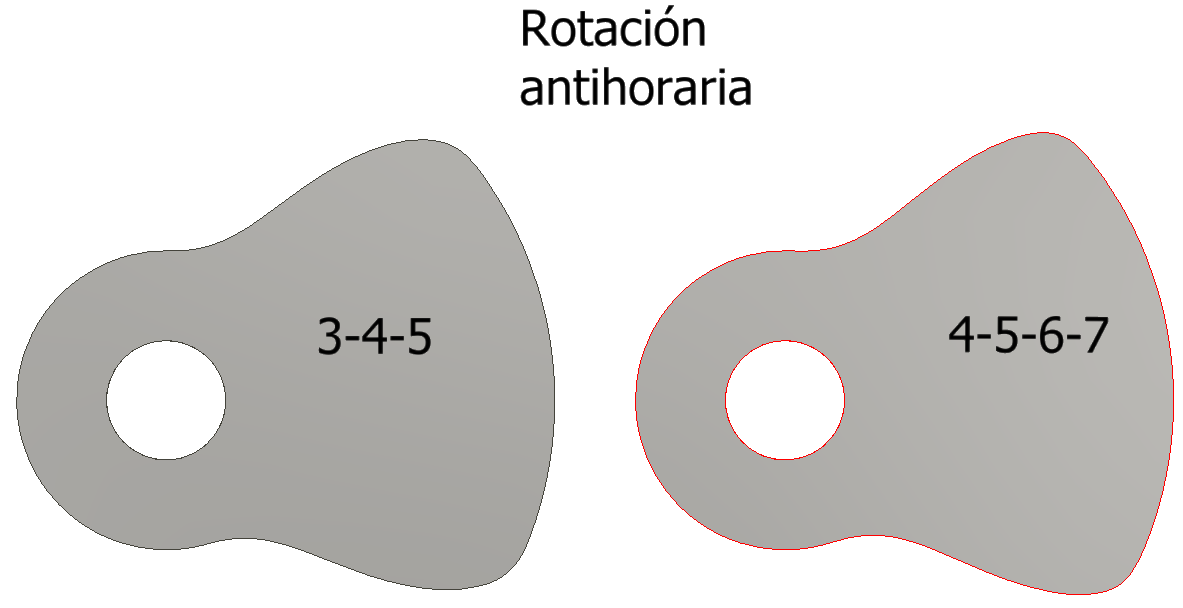
#> input picture cam_mechanism/CAD_levas/Grupo_3.PNG, 1183 x 608 px, found by its file name
$ python grupo_3_OK.py
#> lines starting #> are read from the running program, lines starting #| are printed output that depends on the picture
# Grupo 3:
# Diseñar una leva con doble detenimiento con un tipo de programa de movimiento RDFD para mover un seguidor en subida de 0 mm a 40 mm durante 55°, detenimiento en 40 mm durante 55°, bajada de 40 mm 0 mm durante 55°, y detenimiento en 0 mm en el resto del movimiento.

import numpy as np
import matplotlib.pyplot as plt
import matplotlib.image as mpimg

# Definition of beta, theta and omega
beta_1 = 55 # Change for every exercise
beta_2 = beta_1 * 2
beta_3 = beta_1 * 3
beta_4 = 361 - beta_3

theta_1 = np.arange(0, beta_1+1, 1)
theta_2 = np.arange(beta_1, beta_2+1, 1)
theta_3 = np.arange(beta_2, beta_3+1, 1)
theta_4 = np.arange(beta_3, 361, 1)
theta_4_fall = np.arange(0, beta_4, 1)

omega = 2*np.pi

# Maximum height of the follower
h = 40 # milimeters

# Polinomial 3-4-5
# Define the polinomial coefficients for the polinomial 3-4-5 as "c"
c3 = 10*h
c4 = -15*h
c5 = 6*h

# Follower position by intervals
d_low_11 = [0] * (beta_1+1)
d_low_12 = [0] * (beta_4)
s_rise_1 = c3*(theta_1/beta_1)**3 + c4*(theta_1/beta_1)**4 + c5*(theta_1/beta_1)**5
s_fall_1 = h - s_rise_1
d_high_1 = [h] * (beta_1+1) #  CHANGED THE ARGUMENT FOR [h] * [beta_1+1]

# Follower velocity

v_rise_1 = omega * 1/np.radians(beta_1) * (3*c3*(theta_1/beta_1)**2 +4*c4*(theta_1/beta_1)**3 +5*c5*(theta_1/beta_1)**4 )
v_fall_1 = -v_rise_1

# Follower acceleration
a_rise_1 = omega**2 * 1/np.radians(beta_1**2) * (6*c3*(theta_1/beta_1) + 12*c4*(theta_1/beta_1)**2 + 20*c5*(theta_1/beta_1)**3 )
a_fall_1 = -a_rise_1

# Follower jerk
j_rise_1 = omega**3 * 1/np.radians(beta_1**3) * (6*c3 + 24*c4*(theta_1/beta_1) + 60*c5*(theta_1/beta_1)**2 )
j_fall_1 = -j_rise_1

# Maximum values
max_v_1 = max(np.absolute(v_rise_1))
max_a_1 = max(np.absolute(a_rise_1))
max_j_1 = max(np.absolute(j_rise_1))


#______________________________________________________________________________________________________________________________________

# Define the polinomial coefficients for the polinomial 4-5-6-7 as "p"

p4 = 35*h
p5 = -84*h
p6 = 70*h
p7 = -20*h

# Follower position by intervals
d_low_2 = [0] * (beta_4)
s_rise_2 = p4*(theta_1/beta_1)**4 + p5*(theta_1/beta_1)**5 + p6*(theta_1/beta_1)**6 + p7*(theta_1/beta_1)**7
s_fall_2 = h - s_rise_2
d_high_2 = [h] * (beta_1+1) # CHANGED THE ARGUMENT FOR [h] * [beta_1+1]

# Follower velocity
v_rise_2 = omega * 1/np.radians(beta_1) * (4*p4*(theta_1/beta_1)**3 + 5*p5*(theta_1/beta_1)**4 + 6*p6*(theta_1/beta_1)**5 + 7*p7*(theta_1/beta_1)**6 )
v_fall_2 = -v_rise_2

# Follower acceleration
a_rise_2 = omega**2 * 1/np.radians(beta_1**2) * (12*p4*(theta_1/beta_1)**2 + 20*p5*(theta_1/beta_1)**3 + 30*p6*(theta_1/beta_1)**4 + 42*p7*(theta_1/beta_1)**5 )
a_fall_2 = -a_rise_2

# Follower jerk
j_rise_2 = omega**3 * 1/np.radians(beta_1**3) * (24*p4*(theta_1/beta_1) + 60*p5*(theta_1/beta_1)**2 + 120*p6*(theta_1/beta_1)**3 + 210*p7*(theta_1/beta_1)**4 )
j_fall_2 = -j_rise_2

# Maximum values
max_v_2 = max(np.absolute(v_rise_2))
max_a_2 = max(np.absolute(a_rise_2))
max_j_2 = max(np.absolute(j_rise_2))

# Print maximum values for the polinomial 3-4-5
print("The maximum values for the polinomial 3-4-5 are:")
print("The maximum velocity is: ", format(max_v_1, ".2f"), " mm/s")
print("The maximum acceleration is: ", format(max_a_1, ".2f"), " mm/s^2")
print("The maximum jerk is: ", format(max_j_1, ".2f"), " mm/s^3")
print()


# Print maximum values for the polinomial 4-5-6-7
print("The maximum values for the polinomial 4-5-6-7 are:")
print("The maximum velocity is: ", format(max_v_2, ".2f"), " mm/s")
print("The maximum acceleration is: ", format(max_a_2, ".2f"), " mm/s^2")
print("The maximum jerk is: ", format(max_j_2, ".2f"), " mm/s^3")

# ______________________________________________________________________________________________________________________________________
# Export the polinomials as a .txt file

# normalized polinomial 3-4-5

# x_1 = theta_1/beta_1
# y_1 = s_rise_1/h

# data_1 = np.column_stack((x_1, y_1))

# np.savetxt("grupo_1_polinomio_3-4-5.txt", data_1, delimiter = ";", fmt = "%.6f")

# # Normalized polinomial 4-5-6-7

# x_2 = theta_1/beta_1
# y_2 = s_rise_2/h

# data_2 = np.column_stack((x_2, y_2))

# np.savetxt("grupo_1_polinomio_4-5-6-7.txt", data_2, delimiter = ";", fmt = "%.6f")

# _______________________________________________________________________

# Import cam images

# HOME
image_path = "D:/OneDrive - Instituto Tecnológico Metropolitano/ITM/2. Teaching/2. Catedra/1. Mecanismos/Evaluación/6. Diseño_levas (20%)/Soluciones_ejercicios_levas/CAD_levas/Grupo_3.PNG"

# LAB
# image_path = "C:/Users/Oscar Monsalve/OneDrive - INSTITUTO TECNOLOGICO METROPOLITANO - ITM/ITM/2. Teaching/2. Catedra/1. Mecanismos/Evaluación/6. Diseño_levas (20%)/Soluciones_ejercicios_levas/CAD_levas/Grupo_3.PNG"

# Ubuntu
image_path = "/home/om/personal/coding/mechanisms/cam_mechanism/CAD_levas/Grupo_3.PNG"

image = mpimg.imread(image_path)
#> image is the input picture: shape (608, 1183, 4) float32; mean R, G, B, A 0.845, 0.841, 0.834, 1

# ________________________________________________________________________


# Plots for the polinomial 3-4-5

fig, p1 = plt.subplots(4, 1, sharex= True)

p1[0].plot(
    theta_1, s_rise_1,
    theta_2, d_high_1,
    theta_3, s_fall_1,
    theta_4, d_low_12,
    label = "Desplazamiento"
)

p1[1].plot(
    theta_1, v_rise_1,
    theta_2, d_low_11,
    theta_3, v_fall_1,
    theta_4, d_low_12,
    label = "Velocidad"
)

p1[2].plot(
    theta_1, a_rise_1,
    theta_2, d_low_11,
    theta_3, a_fall_1,
    theta_4, d_low_12,
    label = "Aceleración"
)

p1[3].plot(
    theta_1, j_rise_1,
    theta_2, d_low_11,
    theta_3, j_fall_1,
    theta_4, d_low_12,
    label = "Sobreaceleración"
)

# x-axis parameters
plt.xlabel(r"$\theta$ (°)")
plt.xlim([0,360])
plt.xticks([0, beta_1, beta_2, beta_3, 360])


# Plots for the polinomial 4-5-6-7

fig, p2 = plt.subplots(4, 1, sharex= True)

p2[0].plot(
    theta_1, s_rise_2,
    theta_2, d_high_2,
    theta_3, s_fall_2,
    theta_4, d_low_2,
    label = "Desplazamiento"
)

p2[1].plot(
    theta_1, v_rise_2,
    theta_2, d_low_11,
    theta_3, v_fall_2,
    theta_4, d_low_12,
    label = "Velocidad"
)

p2[2].plot(
    theta_1, a_rise_2,
    theta_2, d_low_11,
    theta_3, a_fall_2,
    theta_4, d_low_12,
    label = "Aceleración"
)

p2[3].plot(
    theta_1, j_rise_2,
    theta_2, d_low_11,
    theta_3, j_fall_2,
    theta_4, d_low_12,
    label = "Sobreaceleración"
)

# x-axis parameters
plt.xlabel(r"$\theta$ (°)")
plt.xlim([0,360])
plt.xticks([0, beta_1, beta_2, beta_3, 360])


# Titles for both plots
p1[0].set_title("Diagrama S V A J: polinomio 3-4-5")
p2[0].set_title("Diagrama S V A J: polinomio 4-5-6-7")

# y-axis titles for both plots
p1[0].set_ylabel("s (mm)", fontsize=12)
p1[1].set_ylabel("v (mm/s)", fontsize=12)
p1[2].set_ylabel("a $(mm/s^2)$", fontsize=12)
p1[3].set_ylabel("j $(mm/s^3)$", fontsize=12)

p2[0].set_ylabel("s (mm)", fontsize=12)
p2[1].set_ylabel("v (mm/s)", fontsize=12)
p2[2].set_ylabel("a $(mm/s^2)$", fontsize=12)
p2[3].set_ylabel("j $(mm/s^3)$", fontsize=12)


# Plot the imported image of the cam
plt.figure()
plt.imshow(image)

# Title
plt.title("Modelo CAD de la leva", fontsize=14)
plt.xticks([])
plt.yticks([])

plt.tight_layout()
plt.show()
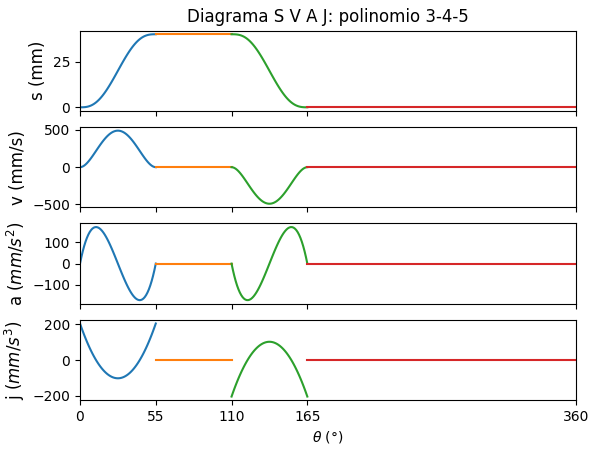
#> figure drawn by matplotlib, 4 panels; panel 4: curve peaks at x = 0, y = 205; panel 4: curve peaks at x = 138, y = 102.4
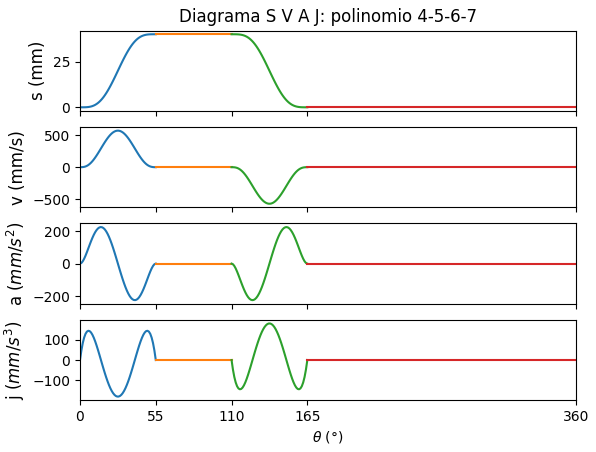
#> figure drawn by matplotlib, 4 panels; panel 4: curve peaks at x = 49, y = 143.4; panel 4: curve peaks at x = 137, y = 179
